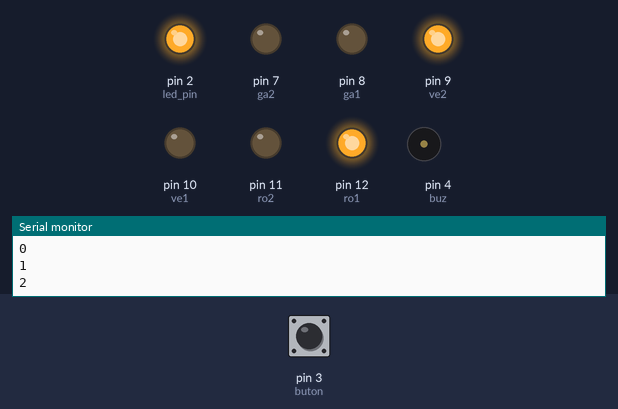
Recording of a sketch running on a simulated Arduino Uno, built with avr-gcc and run on an emulated ATmega328P. On the bench: output pins drawn as LEDs (lit = HIGH), buzzer (waves = sounding, pin HIGH), the last lines printed to the serial monitor. Dashed ring = blinking. The test bench sets the inputs (shaded band); at power-on: pin 3 (buton) HIGH.

Above: at 1.2 s.
1.3 s: pin 3 (buton) pulled LOW for 1 s
At 2.85 s:
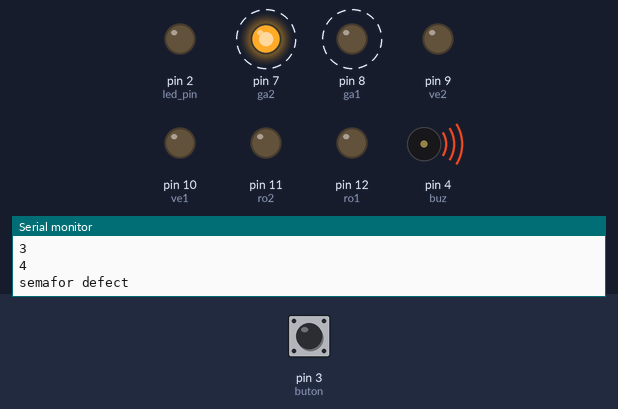
4.3 s: pin 3 (buton) pulled LOW for 3.2 s
At 4.65 s:
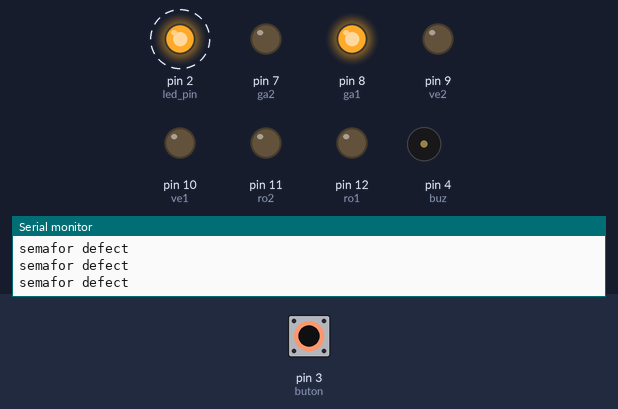
9.0 s: pin 3 (buton) pulsed LOW 2 times (0.12 s each, 0.3 s apart)
At 20.1 s:
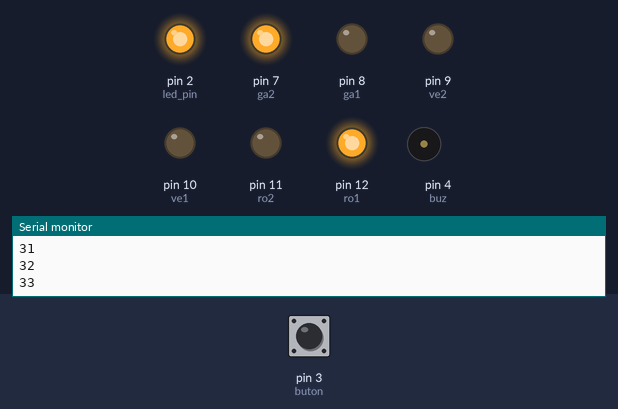
Timing chart, 0 to 23.1 s (numbered marks = the images above; inputs shaded):
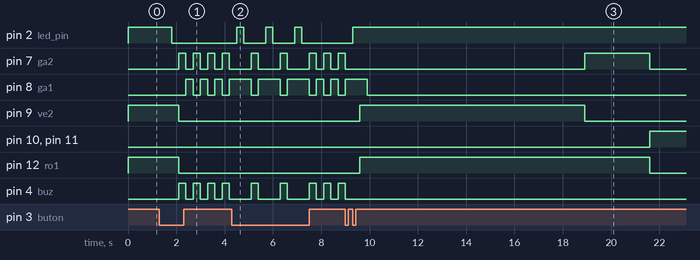

The sketch:

semaforFINAL.ino
```cpp
int ro1=12;//
int ro2=11;
int ve1=10;
int ve2=9;
int ga1=8;
int ga2=7;
int buz=4;
int buton=3;
int led_pin =2;
int dy=300;//
int timp =0;


void setup() {

Serial.begin(9600);

 Serial.println("start semafor");
 pinMode(ro1, OUTPUT);
 pinMode(ro2, OUTPUT);
 pinMode(ve1, OUTPUT);
 pinMode(ve2, OUTPUT);
 pinMode(ga1, OUTPUT);
 pinMode(ga2, OUTPUT);
 pinMode(buz, OUTPUT);
 pinMode(buton, INPUT);
 pinMode(led_pin,OUTPUT);
 digitalWrite(led_pin, HIGH);


}

void loop() {
bu:

 if(digitalRead(buton) == LOW){
    digitalWrite(led_pin, HIGH);delay(dy);
  }
  if(digitalRead(buton) == LOW){
    digitalWrite(led_pin, LOW);delay(dy);
  }

if (digitalRead(led_pin)==LOW){
  defectiune();
  goto bu;
   };


if ((timp>=0) and (timp <=30)){ digitalWrite(ro1, HIGH); digitalWrite(ve2, HIGH); delay(dy);digitalWrite(ga1, LOW); };//v2r1
if ((timp>=31) and (timp <=39)){ digitalWrite(ga2, HIGH); digitalWrite(ve2, LOW);delay(dy);};//aprinde galben2
if ((timp>=40) and (timp <=70)){ digitalWrite(ro2, HIGH); digitalWrite(ve1, HIGH); digitalWrite(ga2, LOW); digitalWrite(ro1, LOW);delay(dy);};//
if ((timp>=71) and (timp <=79)){ digitalWrite(ga1, HIGH); digitalWrite(ve1, LOW);delay(dy);};//
if ((timp>=80) and (timp <=100)){digitalWrite(ro2, LOW); digitalWrite(ga1, LOW); };//


Serial.println(timp);
timp=timp+1;
if (timp>=81){timp=0;};

}

 void defectiune(){
digitalWrite(ve1, LOW);
digitalWrite(ve2, LOW);
digitalWrite(ro2, LOW);
digitalWrite(ro1, LOW);
digitalWrite(ga2, HIGH);
digitalWrite(ga1, LOW);
digitalWrite(buz, HIGH);
delay(dy);
digitalWrite(ga2, LOW);
digitalWrite(ga1, HIGH);
digitalWrite(buz, LOW);
delay(dy);
timp=0;
Serial.println("semafor defect");

 }
```

Measured:
- after the input at 1.3 s, pin 2 (led_pin): HIGH → LOW after 0.50 s; pin 7 (ga2), pin 4 (buz): alternates HIGH for 0.30 s and LOW for 0.30 s, starting after 0.80 s; pin 8 (ga1): alternates HIGH for 0.30 s and LOW for 0.30 s, starting after 1.1 s; pin 9 (ve2), pin 12 (ro1): HIGH → LOW after 0.80 s
- after the input at 4.3 s, pin 2 (led_pin): alternates HIGH for 0.30 s and LOW for 0.90 s, 6 changes in all, then stays LOW, starting after 0.20 s
- after the input at 9.0 s, pin 2 (led_pin): LOW → HIGH after 0.30 s; pin 9 (ve2): LOW → HIGH after 0.60 s, → LOW 9.3 s later; pin 10 (ve1), pin 11 (ro2): LOW → HIGH after 12.6 s; pin 12 (ro1): LOW → HIGH after 0.60 s, → LOW 12.0 s later; pin 4 (buz): goes on until 9.0 s, then stays LOW
